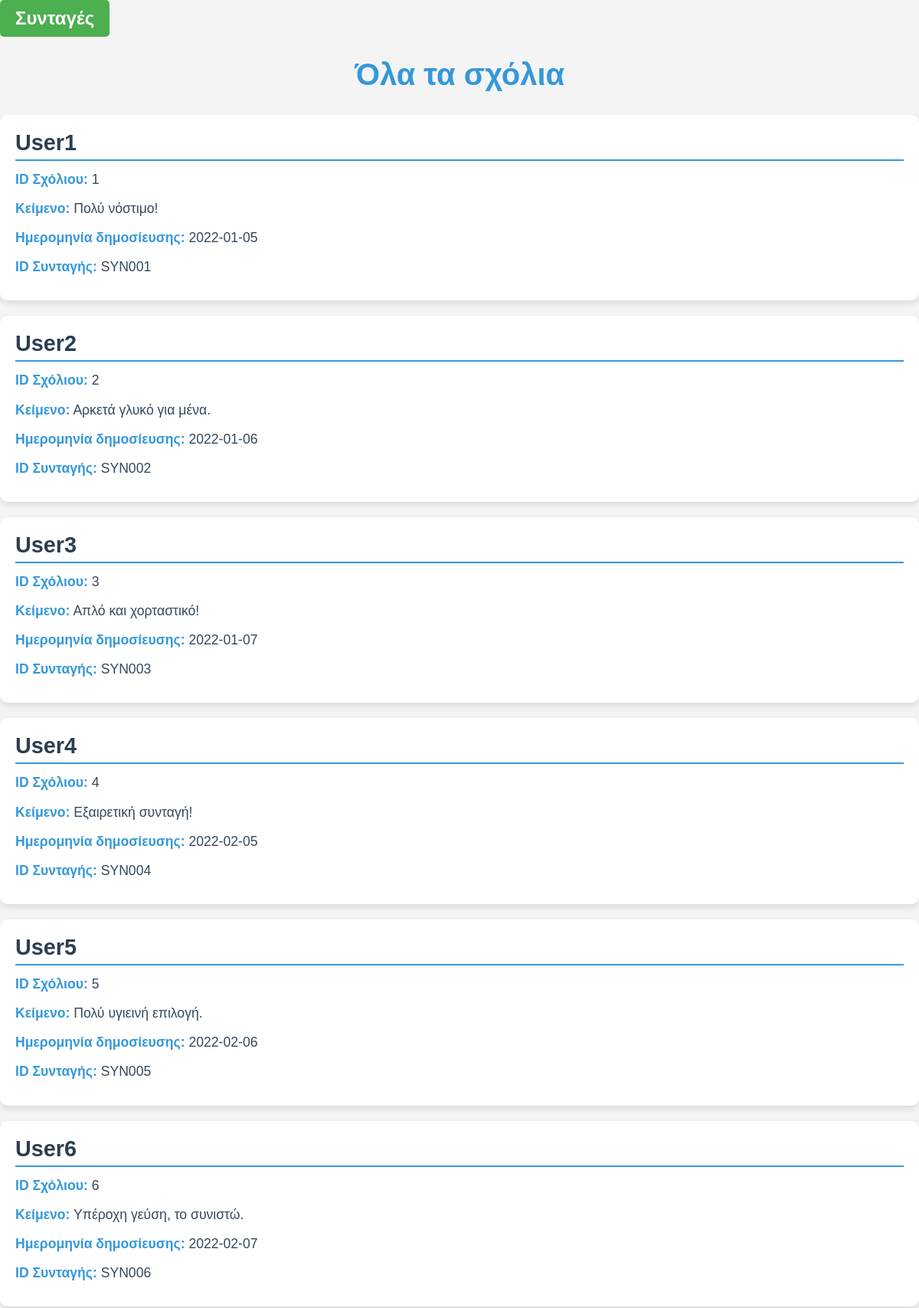
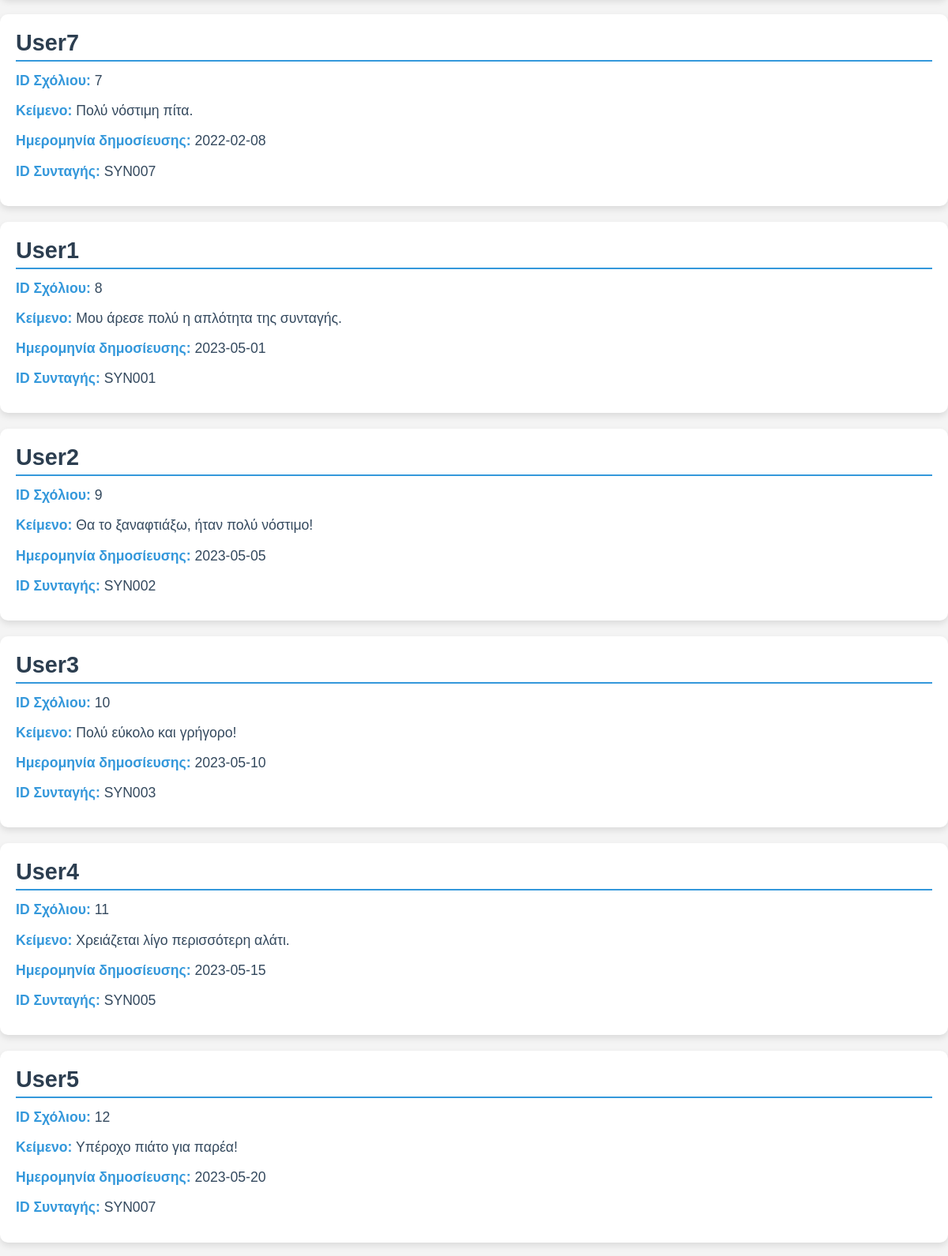
Screenshot of /Site/comments.php (upper part) with the database file from the repository (2 pictures, top to bottom).
### tables this page shows
CREATE TABLE SXOLIO (
    ID_Sxolio INT AUTO_INCREMENT PRIMARY KEY,
    Onoma_xrhsth VARCHAR(30),
    Keimeno TEXT NOT NULL,
    Hmeromhnia_Dhmosieyshs DATE,
    ID_Syntaghs CHAR(10)
);

### Site/comments.php (the view, shortened to what this page needs)
<?php
include 'config.php';
$query = "SELECT ID_Sxolio,Onoma_Xrhsth,Keimeno,Hmeromhnia_Dhmosieyshs,ID_Syntaghs FROM SXOLIO";
$show_filter_results = false;
$result = $conn->query($query);
?>
<!DOCTYPE html>
<html lang="el">
<head>
</head>
<body>
    <a href="recipes.php" class="title-button">Συνταγές</a>
    <h1>Όλα τα σχόλια</h1>
    <div class="comment-container <?php echo $show_filter_results ? 'hidden' : ''; ?>">
        <?php
        if ($result->num_rows > 0) {
            while ($row = $result->fetch_assoc()) {
                echo "<div class='SXOLIO'>";
                echo "<h3>" . $row['Onoma_Xrhsth'] . "</h3>";
                echo "<p><strong>ID Σχόλιου:</strong> " . $row['ID_Sxolio'] . "</p>";
                echo "<p><strong>Κείμενο:</strong> " . $row['Keimeno'] . "</p>";
                echo "<p><strong>Ημερομηνία δημοσίευσης:</strong> " . $row['Hmeromhnia_Dhmosieyshs'] . "</p>";
                echo "<p><strong>ID Συνταγής:</strong> " . $row['ID_Syntaghs'] . "</p>";
                echo "</div>";
            }
        } else {
            echo "<p class='no-comments'>Δεν υπάρχουν διαθέσιμα σχόλια.</p>";
        }
        ?>
    </div>
</body>
</html>

### Site/comments.php (style rules this page uses)
body { font-family: 'Arial', sans-serif; background-color: #f4f4f4; margin: 0; padding: 0; }
h1 { text-align: center; color: #3498db; font-size: 2.5rem; margin-bottom: 30px; }
.SXOLIO { padding: 20px; background-color: #ffffff; border-radius: 10px; margin-bottom: 20px; box-shadow: 0 4px 8px rgba(0, 0, 0, 0.1); transition: transform 0.3s ease, box-shadow 0.3s ease; }
.SXOLIO h3 { font-size: 1.8rem; color: #2c3e50; margin: 0 0 10px; font-weight: 600; border-bottom: 2px solid #3498db; padding-bottom: 5px; }
.SXOLIO p { font-size: 1.1rem; color: #34495e; line-height: 1.6; margin: 10px 0; }
.SXOLIO p strong { color: #3498db; font-weight: 600; }
.title-button { display: inline-block; text-decoration: none; padding: 10px 20px; background-color: #4CAF50; color: white; font-size: 1.5em; font-weight: bold; border-radius: 5px; border: none; cursor: pointer; text-align: center; }

### rows the page displays
sxolio: Onoma_xrhsth "User1", ID_Sxolio "1", Keimeno "Πολύ νόστιμο!", Hmeromhnia_Dhmosieyshs "2022-01-05", ID_Syntaghs "SYN001"
sxolio: Onoma_xrhsth "User2", ID_Sxolio "2", Keimeno "Αρκετά γλυκό για μένα.", Hmeromhnia_Dhmosieyshs "2022-01-06", ID_Syntaghs "SYN002"
sxolio: Onoma_xrhsth "User3", ID_Sxolio "3", Keimeno "Απλό και χορταστικό!", Hmeromhnia_Dhmosieyshs "2022-01-07", ID_Syntaghs "SYN003"
sxolio: Onoma_xrhsth "User4", ID_Sxolio "4", Keimeno "Εξαιρετική συνταγή!", Hmeromhnia_Dhmosieyshs "2022-02-05", ID_Syntaghs "SYN004"
sxolio: Onoma_xrhsth "User5", ID_Sxolio "5", Keimeno "Πολύ υγιεινή επιλογή.", Hmeromhnia_Dhmosieyshs "2022-02-06", ID_Syntaghs "SYN005"
sxolio: Onoma_xrhsth "User6", ID_Sxolio "6", Keimeno "Υπέροχη γεύση, το συνιστώ.", Hmeromhnia_Dhmosieyshs "2022-02-07", ID_Syntaghs "SYN006"
sxolio: Onoma_xrhsth "User7", ID_Sxolio "7", Keimeno "Πολύ νόστιμη πίτα.", Hmeromhnia_Dhmosieyshs "2022-02-08", ID_Syntaghs "SYN007"
sxolio: Onoma_xrhsth "User1", ID_Sxolio "8", Keimeno "Μου άρεσε πολύ η απλότητα της συνταγής.", Hmeromhnia_Dhmosieyshs "2023-05-01", ID_Syntaghs "SYN001"
sxolio: Onoma_xrhsth "User2", ID_Sxolio "9", Keimeno "Θα το ξαναφτιάξω, ήταν πολύ νόστιμο!", Hmeromhnia_Dhmosieyshs "2023-05-05", ID_Syntaghs "SYN002"
sxolio: Onoma_xrhsth "User3", ID_Sxolio "10", Keimeno "Πολύ εύκολο και γρήγορο!", Hmeromhnia_Dhmosieyshs "2023-05-10", ID_Syntaghs "SYN003"
sxolio: Onoma_xrhsth "User4", ID_Sxolio "11", Keimeno "Χρειάζεται λίγο περισσότερη αλάτι.", Hmeromhnia_Dhmosieyshs "2023-05-15", ID_Syntaghs "SYN005"
sxolio: Onoma_xrhsth "User5", ID_Sxolio "12", Keimeno "Υπέροχο πιάτο για παρέα!", Hmeromhnia_Dhmosieyshs "2023-05-20", ID_Syntaghs "SYN007"
